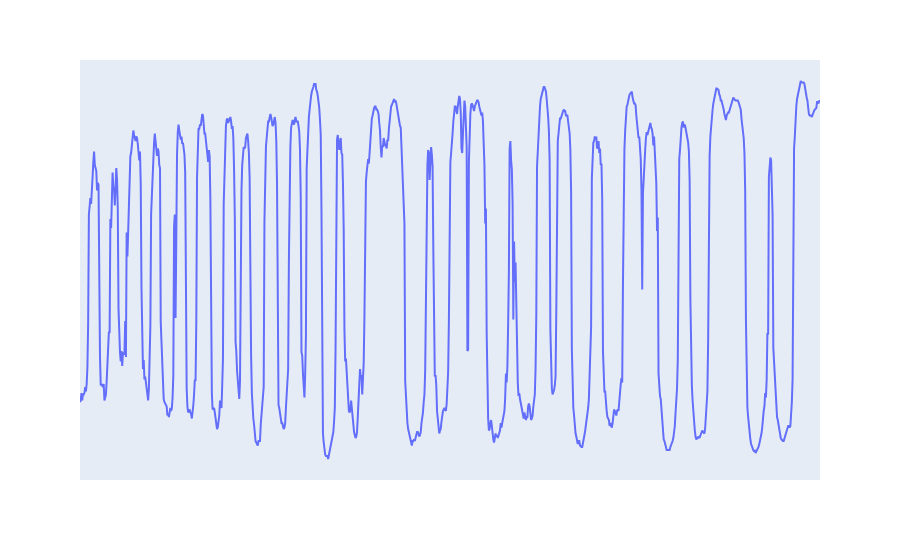

The cell this chart's notebook holds for it:
### Code cell
fig = px.line(df.iloc[:1000,:], x="index", y="value")
fig.update_xaxes(visible=False)
fig.update_yaxes(visible=False)
fig.show()

### Figure 1 — Plotly figure (JSON) as saved in the notebook; plotly's stock layout.template omitted (floating-point values rounded to 4 significant figures; data arrays with more than 128 entries replaced by an {"elided": "..."} marker saying what was removed)
{"data": [{"hovertemplate": "index=%{x}<br>value=%{y}<extra></extra>", "legendgroup": "", "line": {"color": "#636efa", "dash": "solid"}, "marker": {"symbol": "circle"}, "mode": "lines", "name": "", "orientation": "v", "showlegend": false, "type": "scatter", "x": {"elided": "1000 int values"}, "xaxis": "x", "y": {"elided": "1000 int values"}, "yaxis": "y"}], "layout": {"autosize": true, "legend": {"tracegroupgap": 0}, "margin": {"t": 60}, "xaxis": {"anchor": "y", "autorange": true, "domain": [0, 1], "range": [0, 999], "title": {"text": "index"}, "type": "linear", "visible": false}, "yaxis": {"anchor": "x", "autorange": true, "domain": [0, 1], "range": [-12, 268], "title": {"text": "value"}, "type": "linear", "visible": false}}}
